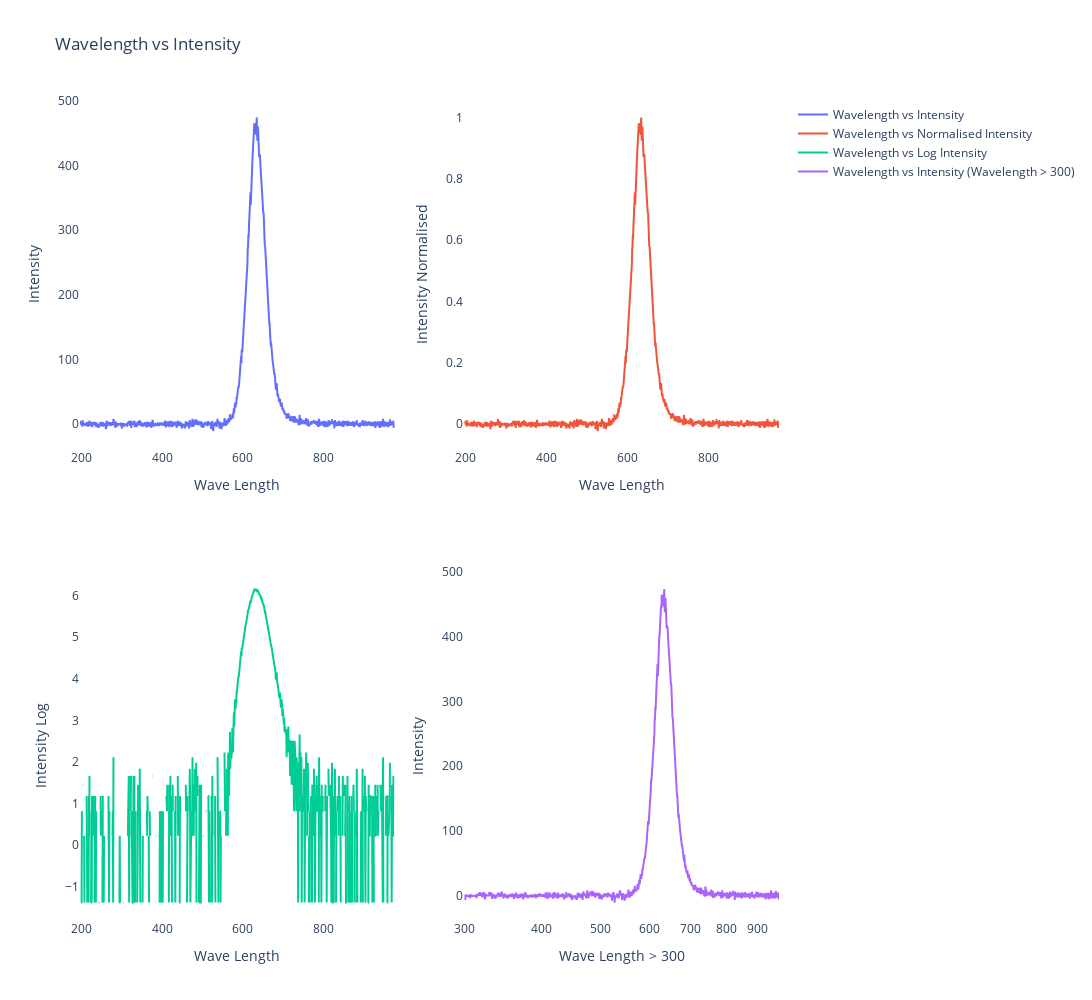

The code cell stored with this chart in its notebook:
### Code cell
plot_single_file(r"C:\Users\risha\Downloads\Sarang\2.txt")

### Figure 1 — Plotly figure (JSON) as saved in the notebook; plotly's stock layout.template omitted (floating-point values rounded to 4 significant figures; data arrays with more than 128 entries replaced by an {"elided": "..."} marker saying what was removed)
{"data": [{"name": "Wavelength vs Intensity", "type": "scatter", "x": {"elided": "1044 float values"}, "xaxis": "x", "y": {"elided": "1044 float values"}, "yaxis": "y"}, {"name": "Wavelength vs Normalised Intensity", "type": "scatter", "x": {"elided": "1044 float values"}, "xaxis": "x2", "y": {"elided": "1044 float values"}, "yaxis": "y2"}, {"name": "Wavelength vs Log Intensity", "type": "scatter", "x": {"elided": "1044 float values"}, "xaxis": "x3", "y": {"elided": "1044 float values"}, "yaxis": "y3"}, {"name": "Wavelength vs Intensity (Wavelength > 300)", "type": "scatter", "x": {"elided": "912 float values"}, "xaxis": "x4", "y": {"elided": "912 float values"}, "yaxis": "y4"}], "layout": {"height": 1000, "paper_bgcolor": "rgba(0,0,0,0)", "plot_bgcolor": "rgba(0,0,0,0)", "title": {"text": "Wavelength vs Intensity"}, "width": 1500, "xaxis": {"anchor": "y", "domain": [0, 0.45], "showgrid": false, "title": {"text": "Wave Length"}}, "xaxis2": {"anchor": "y2", "domain": [0.55, 1], "showgrid": false, "title": {"text": "Wave Length"}}, "xaxis3": {"anchor": "y3", "domain": [0, 0.45], "showgrid": false, "title": {"text": "Wave Length"}}, "xaxis4": {"anchor": "y4", "domain": [0.55, 1], "showgrid": false, "title": {"text": "Wave Length > 300"}, "type": "log"}, "yaxis": {"anchor": "x", "domain": [0.575, 1], "showgrid": false, "title": {"text": "Intensity"}}, "yaxis2": {"anchor": "x2", "domain": [0.575, 1], "showgrid": false, "title": {"text": "Intensity Normalised"}}, "yaxis3": {"anchor": "x3", "domain": [0, 0.425], "showgrid": false, "title": {"text": "Intensity Log"}}, "yaxis4": {"anchor": "x4", "domain": [0, 0.425], "showgrid": false, "title": {"text": "Intensity"}}}}
